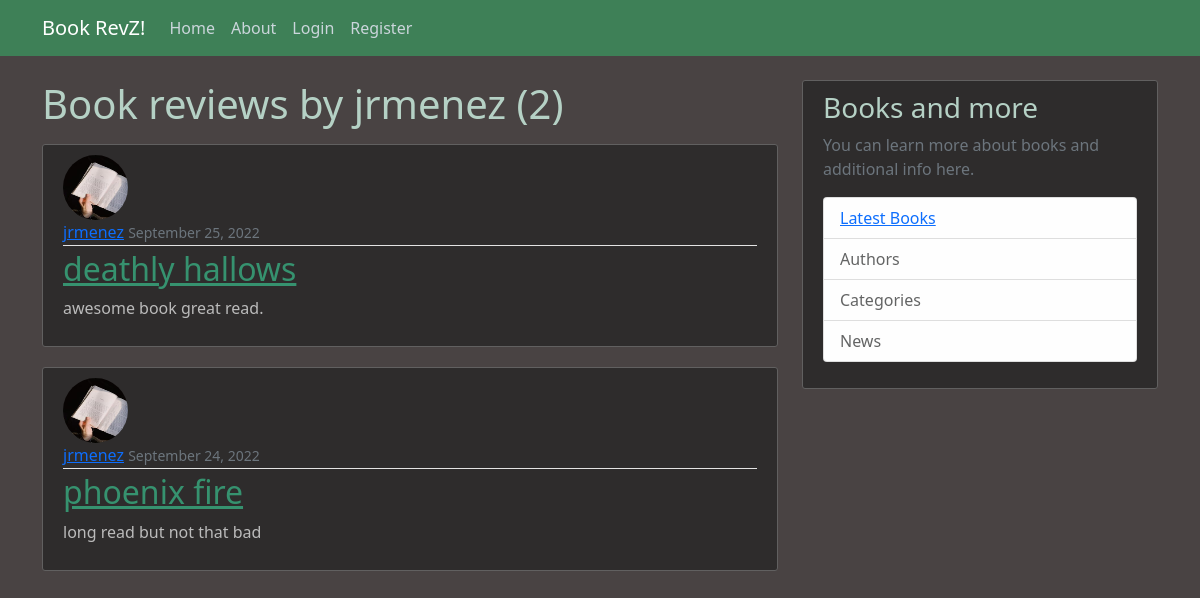
The page /user/jrmenez on the database its author committed.
### blog/models.py (models this page shows, shortened)
class Post(models.Model):
    title = models.CharField(max_length=100)
    content = models.TextField()
    date_posted = models.DateTimeField(default=timezone.now)
    author = models.ForeignKey(User, on_delete=models.CASCADE)

### users/models.py (models this page shows, shortened)
class Profile(models.Model):
    user = models.OneToOneField(User, on_delete=models.CASCADE)
    image = models.ImageField(default='default.jpg', upload_to='profile_pics')

### blog/views.py (the view)
# urls.py: path('user/<str:username>', UserPostListView.as_view(), name='user-posts'),
class UserPostListView(ListView):
    model = Post
    template_name = 'blog/user_posts.html'  # <app>/<model>_<viewtype>.html
    context_object_name = 'posts'
    paginate_by = 5
    def get_queryset(self):
        user = get_object_or_404(User, username=self.kwargs.get('username'))
        return Post.objects.filter(author=user).order_by('-date_posted')

### blog/templates/blog/user_posts.html (shortened to what this page needs)
{% extends "blog/base.html" %}
{% block content %}
    <h1 class="mb-3">Book reviews by {{ view.kwargs.username }} ({{ page_obj.paginator.count }})</h1>
    {% for post in posts %}
        <article class="media content-section">
          <img class="rounded-circle article-img" src="{{ post.author.profile.image.url }}">
          <div class="media-body">
            <div class="article-metadata">
              <a class="mr-2" href="{% url 'user-posts' post.author.username %}">{{ post.author }}</a>
              <small class="text-muted">{{ post.date_posted|date:"F d, Y" }}</small>
            </div>
            <h2><a class="article-title" href="{% url 'post-detail' post.id %}">{{ post.title }}</a></h2>
            <p class="article-content">{{ post.content }}</p>
          </div>
        </article>
    {% endfor %}
{% endblock content %}

### blog/static/blog/main.css (style rules this page uses)
body { background: #494343; color: #bbbbbb; margin-top: 5rem; }
h1, h2, h3, h4, h5, h6 { color: #b8d4c8fa; }
.content-section { background: #2e2c2c; padding: 10px 20px; border: 1px solid #616060; border-radius: 3px; margin-bottom: 20px; }
.article-title { color: #36926f; }
.article-content { white-space: pre-line; }
.article-img { height: 65px; width: 65px; margin-right: 16px; }
.article-metadata { padding-bottom: 1px; margin-bottom: 4px; border-bottom: 1px solid #e3e3e3 }

### rows shown on the page
Post: author.profile.image (placeholder picture), author "jrmenez", date_posted "September 25, 2022", title "deathly hallows", content "awesome book great read."
Post: author.profile.image (placeholder picture), author "jrmenez", date_posted "September 24, 2022", title "phoenix fire", content "long read but not that bad"

### other values the page prints
{{ view.kwargs.username }} "jrmenez"
{{ page_obj.paginator.count }} "2"
